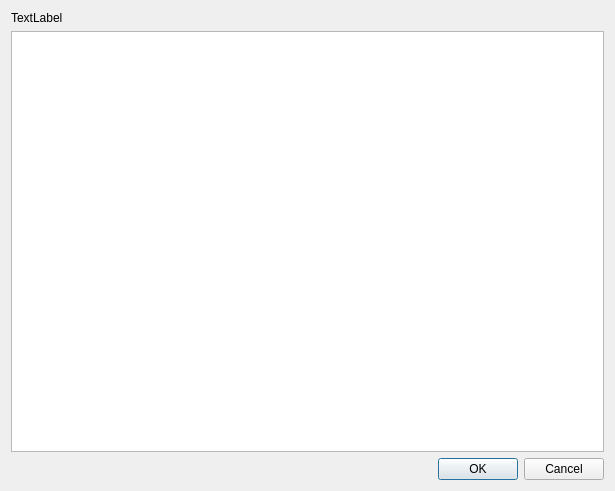
<?xml version="1.0" encoding="UTF-8"?>
<ui version="4.0">
 <class>Dialog</class>
 <widget class="QDialog" name="Dialog">
  <property name="geometry">
   <rect>
    <x>0</x>
    <y>0</y>
    <width>615</width>
    <height>491</height>
   </rect>
  </property>
  <property name="sizePolicy">
   <sizepolicy hsizetype="Expanding" vsizetype="Fixed">
    <horstretch>0</horstretch>
    <verstretch>0</verstretch>
   </sizepolicy>
  </property>
  <property name="contextMenuPolicy">
   <enum>Qt::CustomContextMenu</enum>
  </property>
  <property name="windowTitle">
   <string>Dialog</string>
  </property>
  <layout class="QVBoxLayout" name="verticalLayout">
   <item>
    <widget class="QLabel" name="label">
     <property name="cursor">
      <cursorShape>SizeBDiagCursor</cursorShape>
     </property>
     <property name="mouseTracking">
      <bool>true</bool>
     </property>
     <property name="text">
      <string>TextLabel</string>
     </property>
    </widget>
   </item>
   <item>
    <widget class="QTextEdit" name="textEdit">
     <property name="sizePolicy">
      <sizepolicy hsizetype="Expanding" vsizetype="Expanding">
       <horstretch>0</horstretch>
       <verstretch>0</verstretch>
      </sizepolicy>
     </property>
    </widget>
   </item>
   <item>
    <widget class="QDialogButtonBox" name="buttonBox">
     <property name="enabled">
      <bool>true</bool>
     </property>
     <property name="sizePolicy">
      <sizepolicy hsizetype="Minimum" vsizetype="Fixed">
       <horstretch>0</horstretch>
       <verstretch>0</verstretch>
      </sizepolicy>
     </property>
     <property name="orientation">
      <enum>Qt::Horizontal</enum>
     </property>
     <property name="standardButtons">
      <set>QDialogButtonBox::Cancel|QDialogButtonBox::Ok</set>
     </property>
     <property name="centerButtons">
      <bool>false</bool>
     </property>
    </widget>
   </item>
  </layout>
 </widget>
 <resources/>
 <connections>
  <connection>
   <sender>buttonBox</sender>
   <signal>accepted()</signal>
   <receiver>Dialog</receiver>
   <slot>accept()</slot>
   <hints>
    <hint type="sourcelabel">
     <x>248</x>
     <y>254</y>
    </hint>
    <hint type="destinationlabel">
     <x>157</x>
     <y>274</y>
    </hint>
   </hints>
  </connection>
  <connection>
   <sender>buttonBox</sender>
   <signal>rejected()</signal>
   <receiver>Dialog</receiver>
   <slot>reject()</slot>
   <hints>
    <hint type="sourcelabel">
     <x>316</x>
     <y>260</y>
    </hint>
    <hint type="destinationlabel">
     <x>286</x>
     <y>274</y>
    </hint>
   </hints>
  </connection>
 </connections>
</ui>
